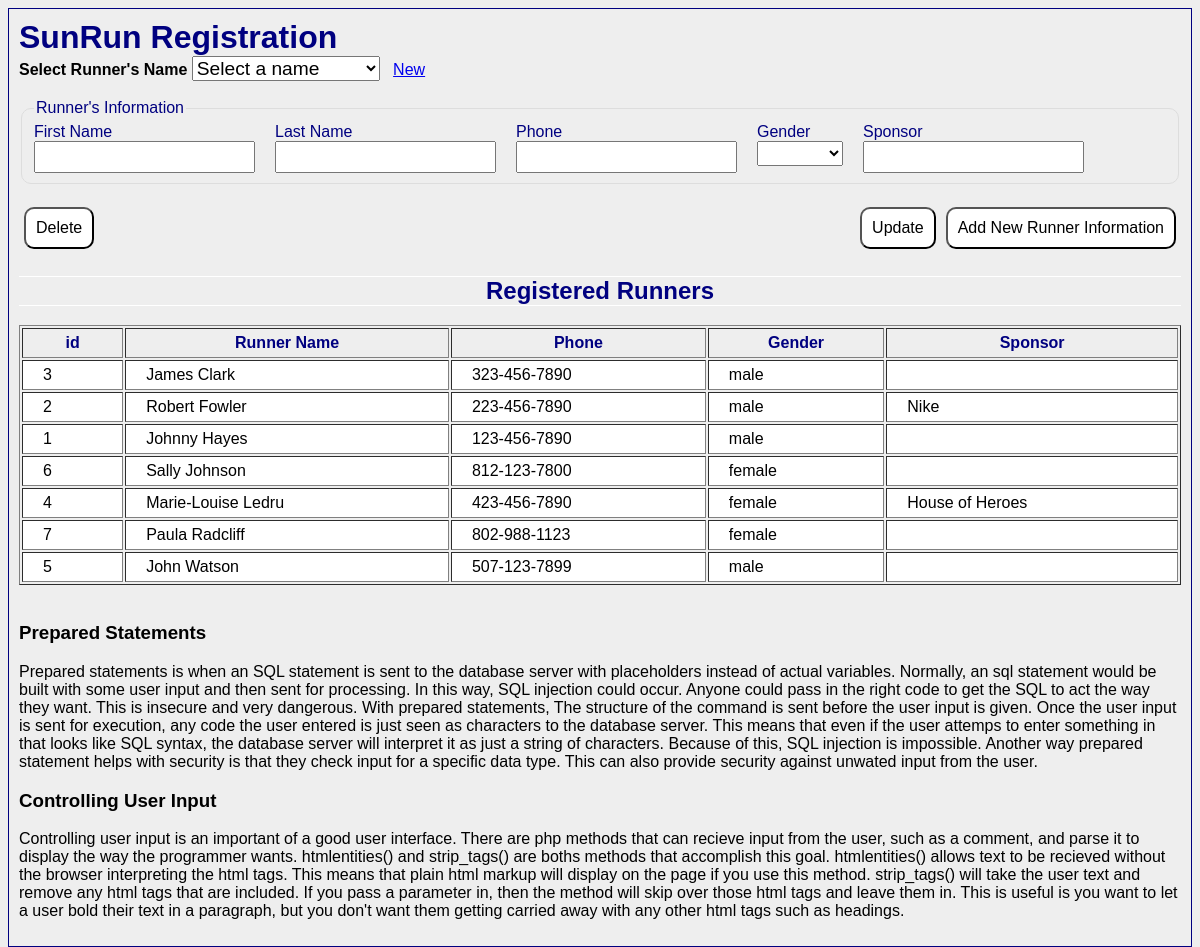
Page /prjHackerDefense/registration2.php on the committed database.
### tables this page shows
CREATE TABLE `runner` (
  `id_runner` int(6) unsigned NOT NULL AUTO_INCREMENT,
  `fName` varchar(25) NOT NULL,
  `lName` varchar(25) NOT NULL,
  `gender` varchar(10) DEFAULT NULL,
  `phone` varchar(10) DEFAULT NULL,
  PRIMARY KEY (`id_runner`)
);

CREATE TABLE `sponsor` (
  `id_sponsor` int(6) unsigned NOT NULL AUTO_INCREMENT,
  `sponsorName` varchar(50) NOT NULL,
  `id_runner` int(6) DEFAULT NULL,
  PRIMARY KEY (`id_sponsor`)
);

### prjHackerDefense/registration2.php (the view, shortened to what this page needs)
<!DOCTYPE html>
<html lang="en">
<head>
  <link rel="stylesheet" type="text/css" href="registration.css">
<?PHP
  require_once(getcwd( ) . "/sunRunLib.php");
?>
</head>
<body>
  <div id="frame">
    <h1>SunRun Registration</h1>
    <form action="<?php echo htmlentities($_SERVER['PHP_SELF']); ?>"
      method="POST"
      name="frmRegistration"
      id="frmRegistration">
      <label for="lstRunner"><strong>Select Runner's Name</strong></label>
      <select name="lstRunner" id="lstRunner" onChange="this.form.submit();">
        <option value="new">Select a name</option>
      </select>
      &nbsp;&nbsp;<a href="<?php echo htmlentities($_SERVER['PHP_SELF']); ?>">New</a>
      <br />
      <br />
      <fieldset>
        <legend>Runner's Information</legend>
        <div class="topLabel">
          <label for="txtFName">First Name</label>
          <input type="text" name="txtFName"   id="txtFName"   value="<?php echo $thisRunner['fName']; ?>" />
        </div>
        <div class="topLabel">
          <label for="txtLName">Last Name</label>
          <input type="text" name="txtLName"   id="txtLName"   value="<?php echo $thisRunner['lName']; ?>" />
        </div>
        <div class="topLabel">
          <label for="txtPhone">Phone</label>
          <input type="text" name="txtPhone"   id="txtPhone"   value="<?php echo formatPhone($thisRunner['phone']); ?>" />
        </div>
        <div class="topLabel">
          <label for="lstGender">Gender</label>
          <select name="lstGender" id="lstGender">
          </select>
        </div>
        <div class="topLabel">
          <label for="txtSponsor">Sponsor</label>
          <input type="text" name="txtSponsor" id="txtSponsor" value="<?php echo $thisRunner['sponsor']; ?>" />
        </div>
      </fieldset>
      <br />
      <button name="btnSubmit"
        value="delete"
        style="float:left;"
        onclick="this.form.submit();">
        Delete
      </button>
      <button name="btnSubmit"
        value="new"
        style="float:right;"
        onclick="this.form.submit();">
        Add New Runner Information
      </button>
      <button name="btnSubmit"
        value="update"
        style="float:right;"
        onclick="this.form.submit();">
        Update
      </button>
      <br />
    </form>
    <br /><br />
    <h2>Registered Runners</h2>
    <?PHP
      displayRunnerTable( );
      echo "<br />";
    ?>
    <h3>Prepared Statements</h3>
    <p>Prepared statements is when an SQL statement is sent to the database server with placeholders instead of actual variables.
    Normally, an sql statement would be built with some user input and then sent for processing.
    In this way, SQL injection could occur.
    Anyone could pass in the right code to get the SQL to act the way they want.
    This is insecure and very dangerous. With prepared statements, The structure of the command is sent before the user input is given.
    Once the user input is sent for execution, any code the user entered is just seen as characters to the database server.
    This means that even if the user attemps to enter something in that looks like SQL syntax, the database server will interpret it as just a string of characters.
    Because of this, SQL injection is impossible.
    Another way prepared statement helps with security is that they check input for a specific data type.
    This can also provide security against unwated input from the user.</p>
    <h3>Controlling User Input</h3>
    <p>Controlling user input is an important of a good user interface.
    There are php methods that can recieve input from the user, such as a comment, and parse it to display the way the programmer wants.
    htmlentities() and strip_tags() are boths methods that accomplish this goal. htmlentities() allows text to be recieved without the browser interpreting the html tags.
    This means that plain html markup will display on the page if you use this method. strip_tags() will take the user text and remove any html tags that are included.
    If you pass a parameter in, then the method will skip over those html tags and leave them in.
    This is useful is you want to let a user bold their text in a paragraph, but you don't want them getting carried away with any other html tags such as headings.
  </div>
</body>
</html>

### prjHackerDefense/sunRunLib.php (shortened to what this page needs)
<?PHP
function displayResult($result, $sql) {
   if ($result->num_rows > 0) {
      echo "<table border='1'>\n";
      $heading = $result->fetch_assoc( );
      echo "<tr>\n";
      foreach($heading as $key=>$value){
         echo "<th>" . $key . "</th>\n";
      }
      echo "</tr>\n";
      echo "<tr>\n";
      foreach($heading as $key=>$value){
         echo "<td>" . $value . "</td>\n";
      }
       while($row = $result->fetch_assoc()) {
           echo "<tr>\n";
           foreach($row as $key=>$value) {
              echo "<td>" . $value . "</td>\n";
           }
           echo "</tr>\n";
       }
       echo "</table>\n";
   } else {
       echo "<strong>zero results using SQL: </strong>" . $sql;
   }
}
function displayRunnerTable( ) {
  global $conn;
   $sql = "SELECT runner.id_runner AS 'id',
          CONCAT(fName,' ',lName) AS 'Runner Name',
          CONCAT(SUBSTR(phone,1,3),'-',SUBSTR(phone,4,3),'-',SUBSTR(phone,7,4)) AS 'Phone',
          gender AS Gender,
          sponsor.sponsorName AS 'Sponsor'
          FROM runner
          LEFT OUTER JOIN sponsor
          ON runner.id_runner = sponsor.id_runner
          ORDER BY lName";
   $result = $conn->query($sql);
   displayResult($result, $sql);
}
function formatPhone( $phoneNumber ) {
  $formattedPhone = "";
   return $formattedPhone;
}
?>

### prjHackerDefense/registration.css (style rules this page uses)
body { background: #EEE; font-size: 16px; font-family: optima, helvetica, arial, sans-serif; }
h1 { margin: 0; color: #000080; }
h2 { color: #000080; text-align: center; border-top: white 1px solid; border-bottom: white 1px solid; }
#frame { max-width: 1200px; margin: auto; border: 1px solid #000080; padding: 10px; }
.topLabel { float: left; display: inline-block; margin: 0px 20px 0 0px; }
.topLabel label { display: block; }
input[type=text] { font-size: 1em; padding: 5px; margin: 0px; display: inline; }
select { font-size: 1.2em; }
button { font-size: 1em; padding: 10px; border-radius: 10px; background: white; margin: 5px 5px; }
fieldset { color: #000080; border: 1px solid #DDD; border-radius: 10px; }
table { width: 100%; }
td, th { padding: 5px 20px; background: white; color: black; }
th { background: #EEE; color: #000080; }

### rows in the picture
runner: id_runner "3", gender "male"
sponsor: id_runner.id_runner "2", value "Robert Fowler", value "223-456-7890", id_runner.gender "male", sponsorName "Nike"
runner: id_runner "1", value "Johnny Hayes", value "123-456-7890", gender "male"
runner: id_runner "6", value "Sally Johnson", value "812-123-7800", gender "female"
sponsor: id_runner.id_runner "4", value "Marie-Louise Ledru", value "423-456-7890", id_runner.gender "female", sponsorName "House of Heroes"
runner: id_runner "7", value "Paula Radcliff", value "802-988-1123", gender "female"
runner: id_runner "5", value "John Watson", value "507-123-7899", gender "male"

### other values in the picture
$key "id"
$key "Runner Name"
$key "Phone"
$key "Gender"
$key "Sponsor"
$value "James Clark"
$value "323-456-7890"
